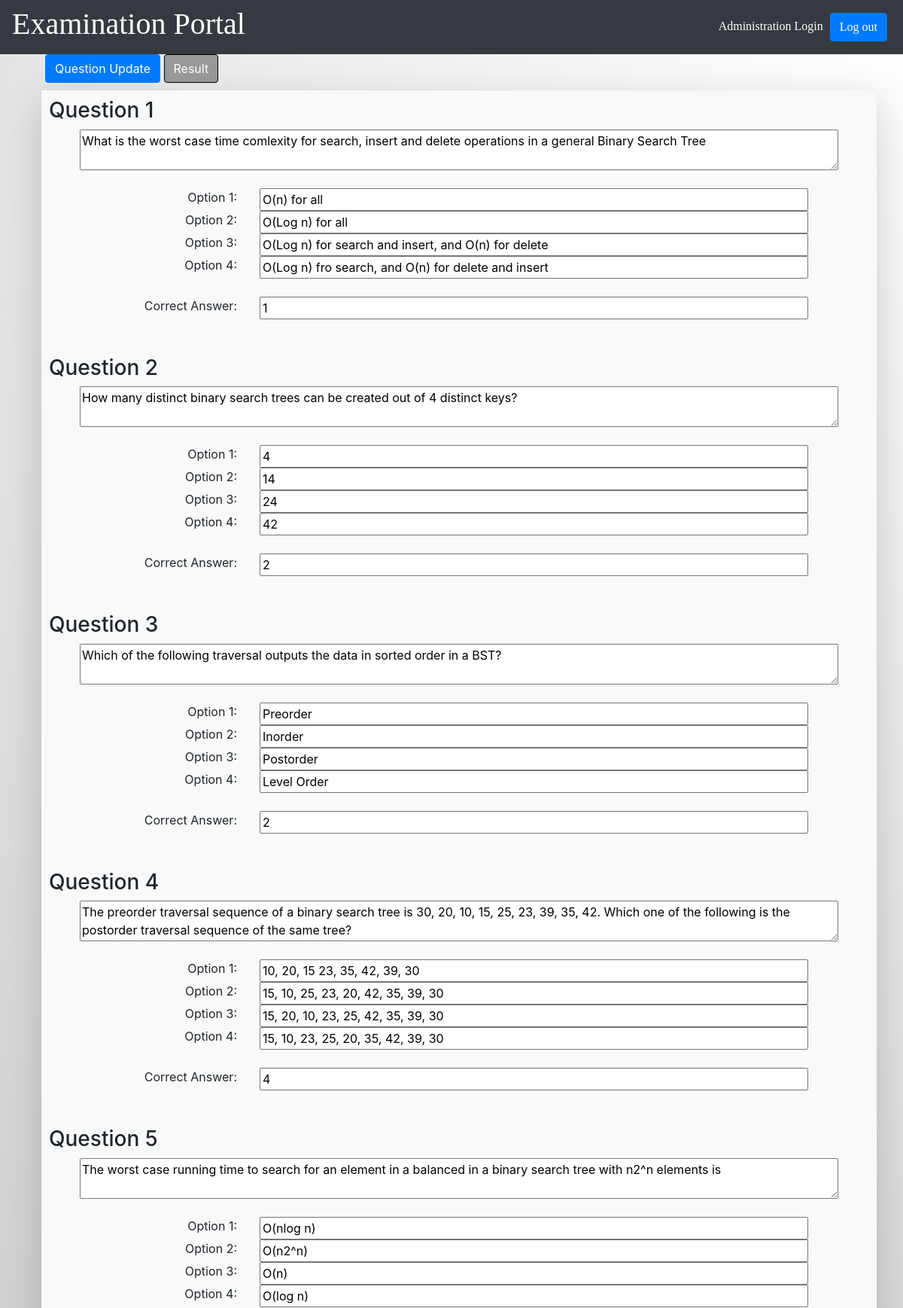
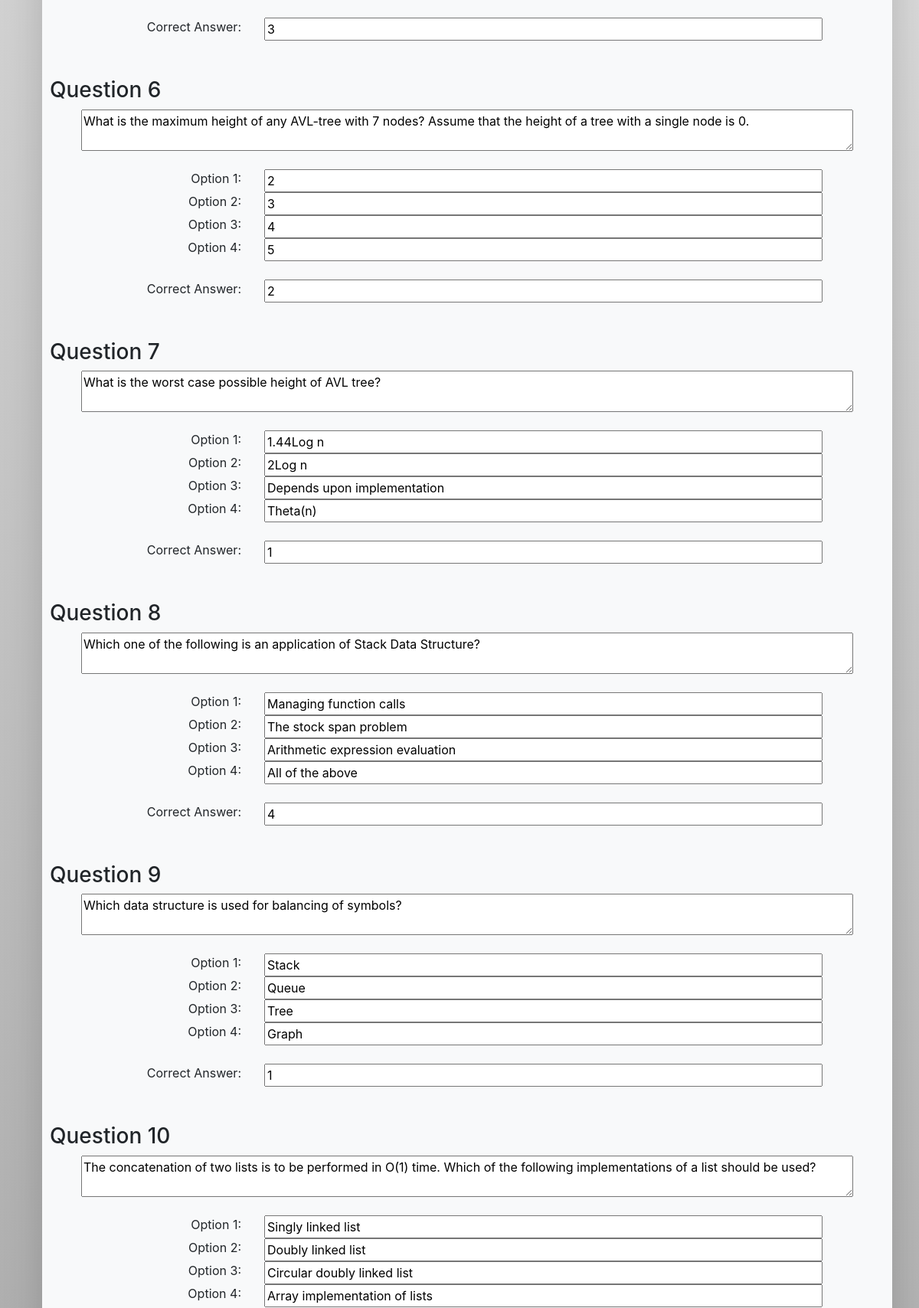
/admin.php (signed in, upper part), run on the app's committed database (2 pictures, top to bottom).
### tables this page shows
CREATE TABLE `questions` (
  `ques` varchar(1000) DEFAULT NULL,
  `op1` varchar(200) DEFAULT NULL,
  `op2` varchar(200) DEFAULT NULL,
  `op3` varchar(200) DEFAULT NULL,
  `op4` varchar(200) DEFAULT NULL,
  `ans` int(2) DEFAULT NULL
);

### admin.php (the view, shortened to what this page needs)
<?php
	require("connection.php");
?>
<html style="overflow-y: auto;">
	<head>
		<link href="home.css" type="text/css" rel="stylesheet"/>
		<link rel="stylesheet" href="https://maxcdn.bootstrapcdn.com/bootstrap/4.2.1/css/bootstrap.min.css">
	</head>
	<body>
		<nav class="navbar navbar-expand-sm bg-dark header d-flex justify-content-between">
			<h1 class = "title">Examination Portal</h1>
			<?php echo '<span id="rollno" style="text-align: right;">Administration Login <a href="logout.php"><button class="btn btn-primary" style="margin: 5px;">Log out</button></a></span>'; ?>
		</nav>
		<div class="container">
			<div class="col-lg-12">
				<button class="btn btn-primary" id="b1" onclick="showQ()">Question Update</button>
				<button class="btn btn-primary off" id="b2" onclick="showR()">Result</button>
			</div>
			<div class="col-lg-12 bg-light shadow-lg" id="d1" style="margin: 10px; padding: 10px;">
				<form action="admin.php" method="post">
					<?php
						$query = "SELECT * FROM questions";
						$result = mysqli_query($con, $query);
						$i = 1;
						while($row = mysqli_fetch_array($result)){
							echo '<h3 style="text-align:left;">Question '.$i.'</h3>';
							echo '<div class="row d-flex justify-content-center">
									<textarea name="t'.$i.'" row="3" style="width: 90%;">'.$row['ques'].'</textarea>
								</div><br>';
							for($j = 1; $j <= 4; $j++){
								echo '<div class="row">
										<div class="col-3" style="text-align:right;">';
											echo 'Option '.$j.': ';
									echo '</div>
										<div class="col-9">';
											echo '<input type="text" name="q'.$i.'o'.$j.'" value="'.$row['op'.$j].'" style="width: 90%;">';
									echo '</div>
									</div>';
							}
							echo '<br><div class="row">
									<div class="col-3" style="text-align:right;">
										Correct Answer:
									</div>
									<div class="col-9">
										<input type="number" name="a'.$i.'" width="50%" value="'.$row['ans'].'" style="width: 90%;">
									</div>
								</div><br><br>';
							$i++;
						}
					?>
				</form>
			</div>
		</div>
	</body>
</html>

### home.css (style rules this page uses)
html { overflow-y:hidden; }
body { background-image: radial-gradient(circle at top right, #fff, #aaa); background-size: cover; background-repeat: no-repeat; }
.header { color: white; font-family: "Times New Roman"; }

### admin.php (style rules this page uses)
.off { background-color: #999; border-color: black; }

### data on the page
questions: ques "What is the worst case time comlexity for search, insert and delete operations in a general Binary Search Tree", op1 "O(n) for all", op2 "O(Log n) for all", op3 "O(Log n) for search and insert, and O(n) for delete", op4 "O(Log n) fro search, and O(n) for delete and insert", a1 "1"
questions: ques "How many distinct binary search trees can be created out of 4 distinct keys?", op1 "4", op2 "14", op3 "24", op4 "42", a2 "2"
questions: ques "Which of the following traversal outputs the data in sorted order in a BST?", op1 "Preorder", op2 "Inorder", op3 "Postorder", op4 "Level Order", a3 "2"
questions: ques "The preorder traversal sequence of a binary search tree is 30, 20, 10, 15, 25, 23, 39, 35, 42. Which one of the following is the postorder traversal sequence of the same tree?", op1 "10, 20, 15 23, 35, 42, 39, 30", op2 "15, 10, 25, 23, 20, 42, 35, 39, 30", op3 "15, 20, 10, 23, 25, 42, 35, 39, 30", op4 "15, 10, 23, 25, 20, 35, 42, 39, 30", a4 "4"
questions: ques "The worst case running time to search for an element in a balanced in a binary search tree with n2^n elements is", op1 "O(nlog n)", op2 "O(n2^n)", op3 "O(n)", op4 "O(log n)", a5 "3"
questions: ques "What is the maximum height of any AVL-tree with 7 nodes? Assume that the height of a tree with a single node is 0.", op1 "2", op2 "3", op3 "4", op4 "5", a6 "2"
questions: ques "What is the worst case possible height of AVL tree?", op1 "1.44Log n", op2 "2Log n", op3 "Depends upon implementation", op4 "Theta(n)", a7 "1"
questions: ques "Which one of the following is an application of Stack Data Structure?", op1 "Managing function calls", op2 "The stock span problem", op3 "Arithmetic expression evaluation", op4 "All of the above", a8 "4"
questions: ques "Which data structure is used for balancing of symbols?", op1 "Stack", op2 "Queue", op3 "Tree", op4 "Graph", a9 "1"
questions: ques "The concatenation of two lists is to be performed in O(1) time. Which of the following implementations of a list should be used?", op1 "Singly linked list", op2 "Doubly linked list", op3 "Circular doubly linked list", op4 "Array implementation of lists"
